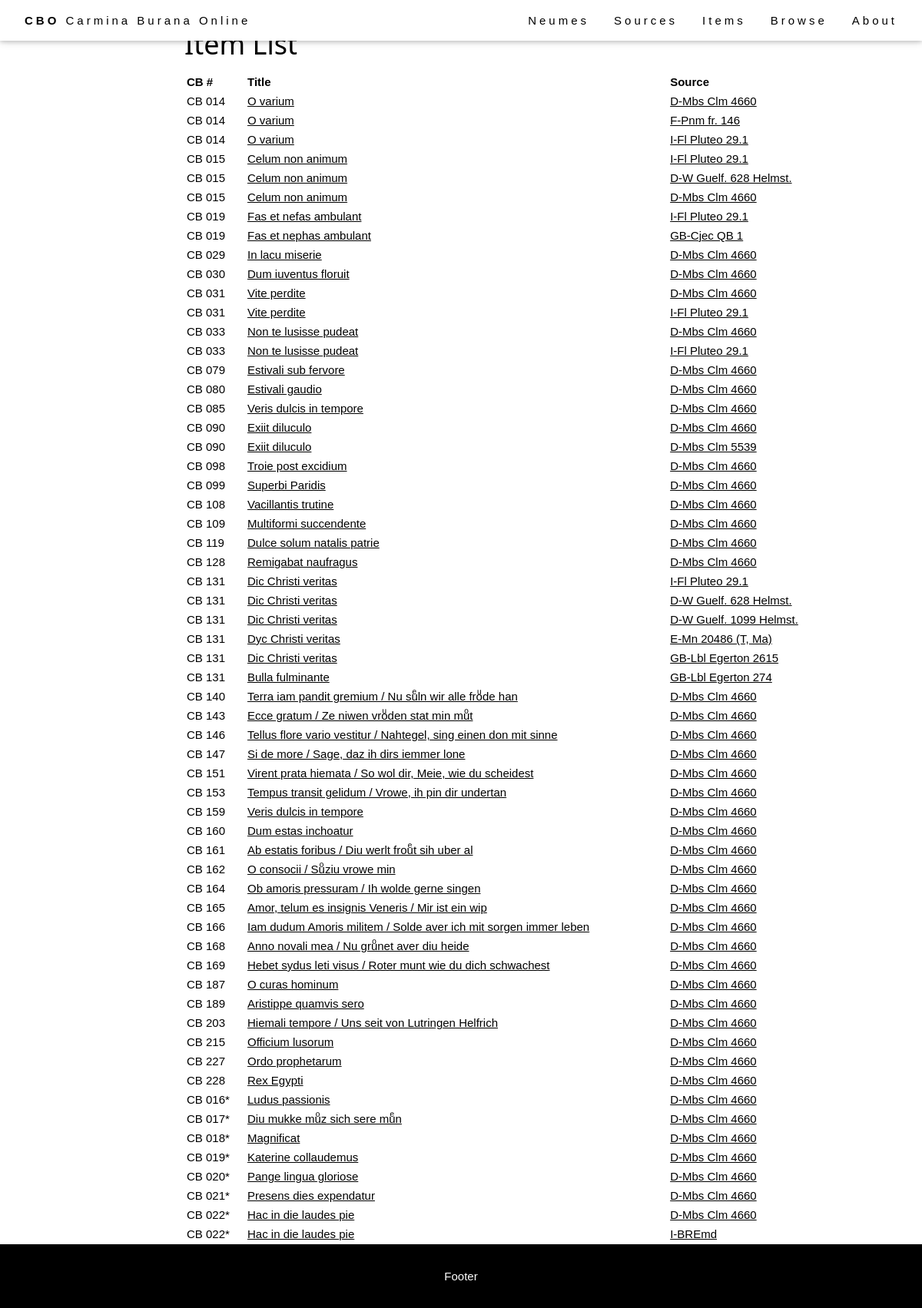
/browse/items/, run on an earlier commit of the app's database.
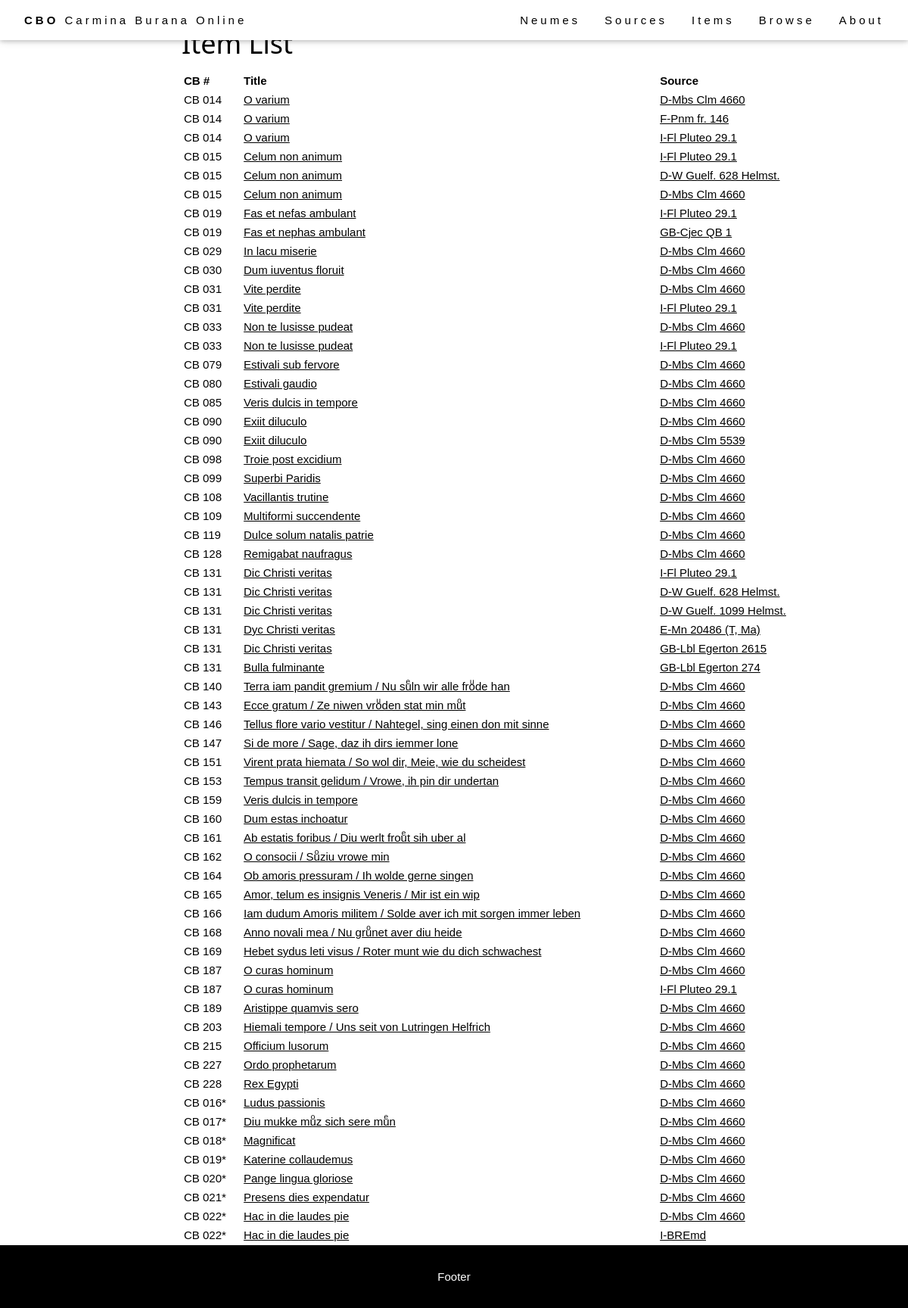
And on a later commit of the database.
### browse/models.py (models this page shows, shortened)
class Item(models.Model):
    abstract_item = models.ForeignKey(AbstractItem, on_delete=models.PROTECT, null=True)
    source = models.ForeignKey(Source, on_delete=models.RESTRICT, null=True)
    foliation_start = models.CharField(max_length=64, help_text="First folio occupied by the item in the source.")
    foliation_end = models.CharField(max_length=64, help_text="Last folio occupied by the item in the source.")
    title = models.CharField(max_length=256, help_text="Title of the item (incipit).")
    language = models.ManyToManyField(Language)
    file = models.CharField(max_length=64, help_text="Filename (without extensions).", null=True)
    IIIF_canvasIndex = models.CharField(max_length=256, help_text="IIIF canvas index of the item.", blank=True)
    alternative_img_link = models.CharField(max_length=1024, help_text="Alternative link for source images (if IIIF is not available).", blank=True)
    class Meta:
        ordering = [Length('abstract_item__cb_id'), 'abstract_item__cb_id']
    def get_absolute_url(self):
        return reverse('item-detail', args=[str(self.pk)])

class AbstractItem(models.Model):
    cb_id = models.CharField(max_length=10, help_text="Number of the item.")
    theme = models.ManyToManyField(Theme)
    genre = models.ForeignKey(Genre, on_delete=models.SET_NULL, null=True)
    class Meta:
        ordering = [Length('cb_id'), 'cb_id']

class Source(models.Model):
    bib_id = models.CharField(max_length=128, unique=True, help_text="The source identifier.")
    nick_name = models.CharField(max_length=128, help_text="The source name.", blank=True)
    country = models.CharField(max_length=256, help_text="The source location (country).")
    location = models.CharField(max_length=256, help_text="The source location (institution).")
    century = models.CharField(max_length=256, help_text="The source century.", blank=True)
    notation = models.CharField(max_length=256, help_text="The source notation type (for musical notation only).", blank=True)
    url = models.CharField(max_length=512, help_text="External url to access the source images.", blank=True)
    concordances = models.TextField(help_text="Concordances with the Codex Buranus.", blank=True)
    notes = models.TextField(help_text="Additional notes on the source.", blank=True)
    IIIF_manifest = models.CharField(max_length=1024, help_text="URL of the IIIF manifest.", blank=True)
    class Meta:
        ordering = ['country', 'location', 'bib_id']
    def get_absolute_url(self):
        return reverse('source-detail', args=[str(self.id)])

### browse/views.py (the view)
# urls.py: path('items/', views.ItemListView.as_view(), name='items'),
class ItemListView(generic.ListView):
    model = Item
    context_object_name = 'item_list'
    template_name = 'item_list.html'

### templates/item_list.html (shortened to what this page needs)
{% extends "base_generic.html" %}
{% block content %}
<div class="flex-column" style="flex: 20%">
</div>
<div style="flex: 70%">
  <h1>Item List</h1>
  <table style="width: 100%;">
    <tr>
      <th>CB #</th>
      <th>Title</th>
      <th>Source</th>
    </tr>
    {% for item in item_list %}
    {% include "item_as_tr.html" with item=item %}
    {% endfor %}
  </table>
</div>
<div class="flex-column" style="flex: 10%">
</div>
{% endblock %}

### templates/item_as_tr.html
{% load static %}
<tr>
  <td style="width: 75px;">CB {{ item.abstract_item.cb_id }}</td>
  <td><a href="{{ item.get_absolute_url }}">{{ item.title }}</a></td>
  <td><a href="{{ item.source.get_absolute_url }}">{{ item.source.bib_id }}</a></td>
</tr>

What changed in the data, as far as the page shows it:
added Item: abstract_item.cb_id "187", title "O curas hominum", source.bib_id "I-Fl Pluteo 29.1"
